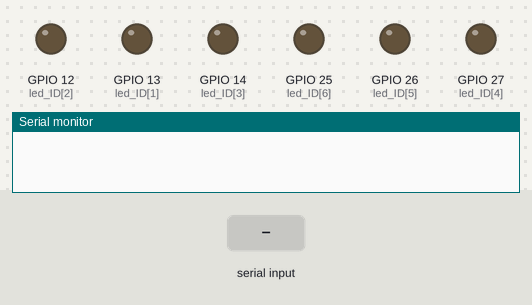
This program was run on a simulated ESP32. Shown: output pins drawn as LEDs (lit = HIGH), the last lines printed to the serial monitor. Inputs (shaded band) come from the test bench.

Above: at 1.2 s.
1.3 s: "90,45\n" received over Serial
At 2.0 s:
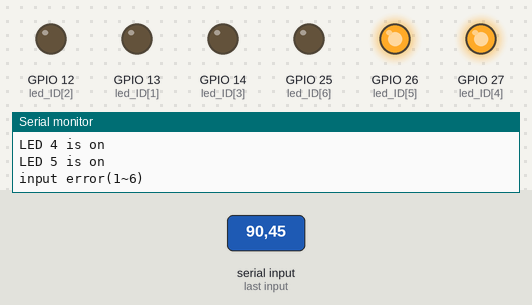
2.8 s: "30,150\n" received over Serial
At 4.0 s:
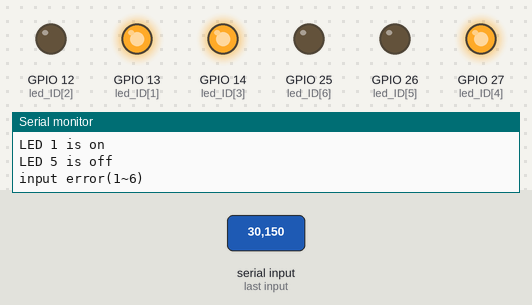
4.3 s: "200\n" received over Serial
At 5.3 s:
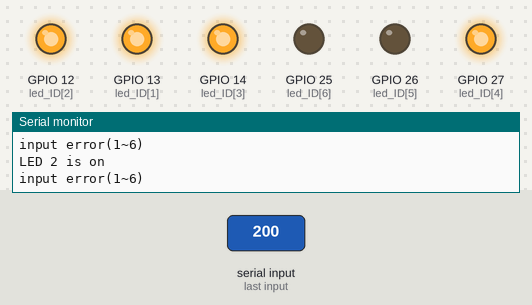
5.8 s: "5\n" received over Serial
At 6.5 s:
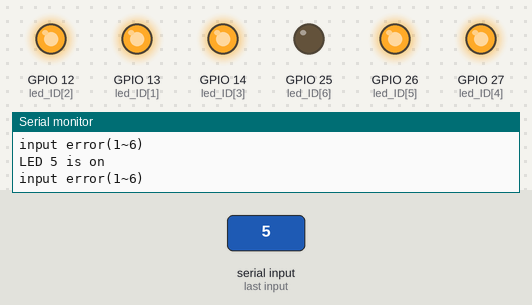
7.3 s: "90,45\n" received over Serial
At 7.8 s:
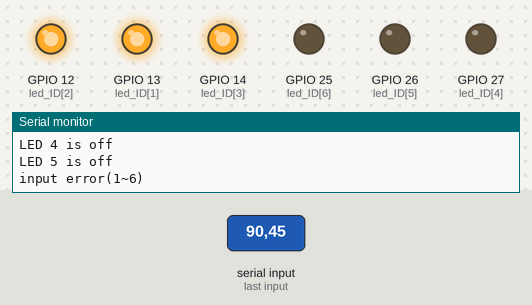
8.8 s: "30,150\n" received over Serial
At 10.0 s:
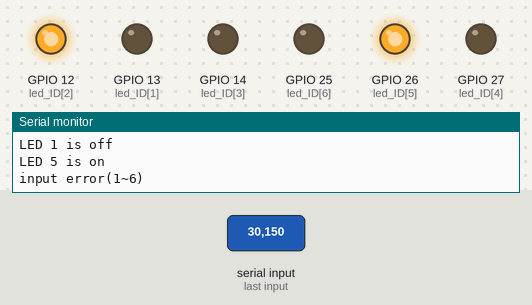
Timing chart, 0 to 11.3 s (numbered marks = the images above; inputs shaded):
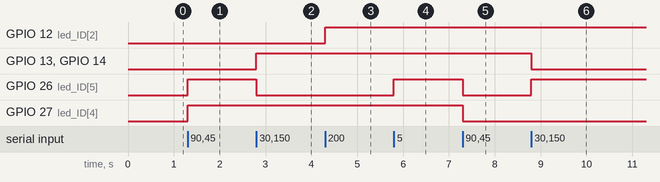

Measured:
- after the input at 1.3 s, GPIO 26 (led_ID[5]), GPIO 27 (led_ID[4]): LOW → HIGH at once
- after the input at 2.8 s, GPIO 13 (led_ID[1]), GPIO 14 (led_ID[3]): LOW → HIGH at once; GPIO 26 (led_ID[5]): HIGH → LOW at once
- after the input at 4.3 s, GPIO 12 (led_ID[2]): LOW → HIGH at once
- after the input at 5.8 s, GPIO 26 (led_ID[5]): LOW → HIGH at once
- after the input at 7.3 s, GPIO 26 (led_ID[5]), GPIO 27 (led_ID[4]): HIGH → LOW at once
- after the input at 8.8 s, GPIO 13 (led_ID[1]), GPIO 14 (led_ID[3]): HIGH → LOW at once; GPIO 26 (led_ID[5]): LOW → HIGH at once

The program:

main.cpp
```cpp
#include <Arduino.h>
int led;

//String myString = ""; //接收串口发送过来的值

char x;

int led_state[] = {0,0,0,0,0,0,0};//除第一位外储存引脚状态

int led_ID[] = {0,13,12,14,27,26,25};//将具体引脚转化为1~6


// put function declarations here:

void setup() {
  // put your setup code here, to run once:
  for (int i = 1; i < 7; i++)
  {
    pinMode(led_ID[i],OUTPUT);
    digitalWrite(led_ID[i], LOW);
  }
  Serial.begin(9600);
}

void loop() {
  // put your main code here, to run repeatedly:
  if (Serial.available() > 0){
    //myString = Serial.readStringUntil('\n');
    x = Serial.read();
    led = int (x - '0');
    if (led == 0)
    {

    }
    else if (led > 6||led < 0)
    {
      Serial.println("input error(1~6)");

    }
    else
    {
      if (led_state[led] == 0)
      {
        digitalWrite(led_ID[led], HIGH);
        led_state[led] = 1;
        Serial.print("LED ");
        Serial.print(led);
        Serial.println(" is on");
      }else
      {
        digitalWrite(led_ID[led], LOW);
        led_state[led] = 0;
        Serial.print("LED ");
        Serial.print(led);
        Serial.println(" is off");
      }
    }
  }
}

// put function definitions here:
```
